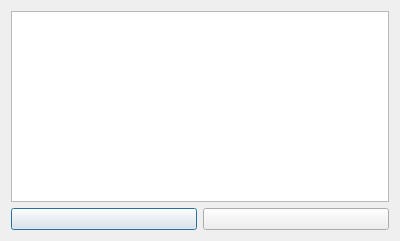
<?xml version="1.0" encoding="UTF-8"?>
<ui version="4.0">
 <class>Dialog</class>
 <widget class="QDialog" name="Dialog">
  <property name="geometry">
   <rect>
    <x>0</x>
    <y>0</y>
    <width>400</width>
    <height>241</height>
   </rect>
  </property>
  <property name="windowTitle">
   <string>Amostra do Sexo</string>
  </property>
  <layout class="QGridLayout" name="gridLayout">
   <item row="1" column="0">
    <widget class="QPushButton" name="PBAdicionarCompSexo">
     <property name="text">
      <string/>
     </property>
     <property name="icon">
      <iconset resource="icons.qrc">
       <normaloff>:/newPrefix/Icons/plus.png</normaloff>:/newPrefix/Icons/plus.png</iconset>
     </property>
    </widget>
   </item>
   <item row="1" column="1">
    <widget class="QPushButton" name="PBEditarCompSexo">
     <property name="text">
      <string/>
     </property>
     <property name="icon">
      <iconset resource="icons.qrc">
       <normaloff>:/newPrefix/Icons/005-writer.png</normaloff>:/newPrefix/Icons/005-writer.png</iconset>
     </property>
    </widget>
   </item>
   <item row="0" column="0" colspan="2">
    <widget class="QTableView" name="TVAmostCompSexo"/>
   </item>
  </layout>
 </widget>
 <resources>
  <include location="icons.qrc"/>
 </resources>
 <connections/>
</ui>
